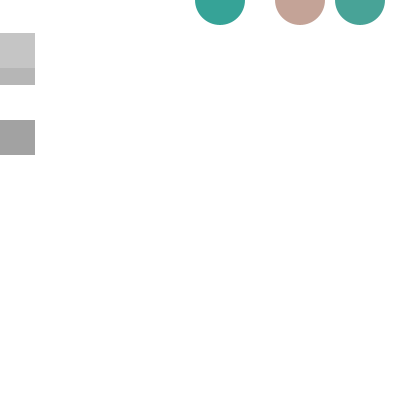
Frame 1 (no input)
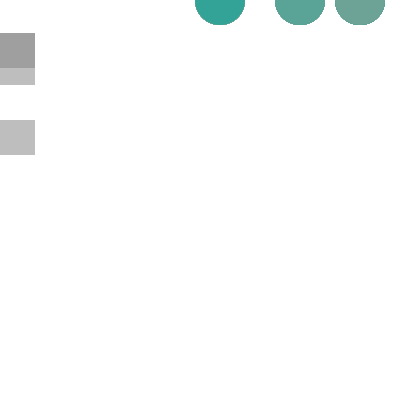
Frame 60 (the mouse pressed at the canvas centre just before this capture)
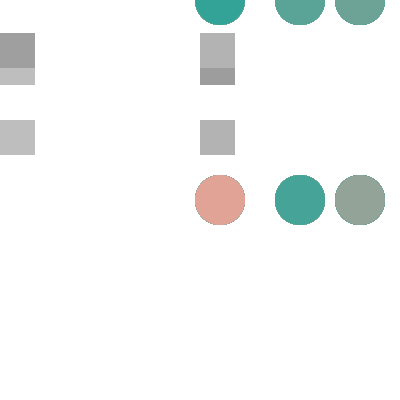
Frame 120 (the mouse held since frame 60 and released just before this capture)

The Processing sketch that drew these frames (run headless with seeded random() and noise(); from frame 60 on, the mouse is pressed at the canvas centre):

// Processing sketch: Alonso_ejercicio1
// ── Alonso_ejercicio1.pde
//Variables
int[] posX = {25,100,150,220,300,360};
int[] posY = {50,120,33,210,300,20};

void setup() {
  size(400, 400);
  background(255);
}
void draw() {
  for (int i=0; i<posX.length; i++) {
  if (posX[i] > 180) { //Crear circulos 
     fill(random(229),163,151);
     ellipse(posX[i],mouseY,50,50);
} 
  else { //Crear cuadrados
     fill(random(150,200));
     noStroke();
     rect(mouseX, posY[i], 35, 35);
}
}
}
